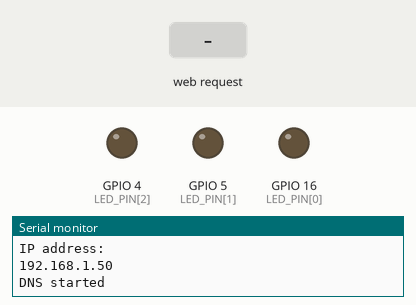
This sketch was run on a simulated ESP8266 (NodeMCU). Shown: output pins drawn as LEDs (lit = HIGH), the last lines printed to the serial monitor. The test bench sets the inputs (shaded band). WiFi joins after 1.5 s; servers stay silent unless stated.

Above: at 2.7 s.
2.8 s: HTTP request GET /led/0 received
At 3.1 s:
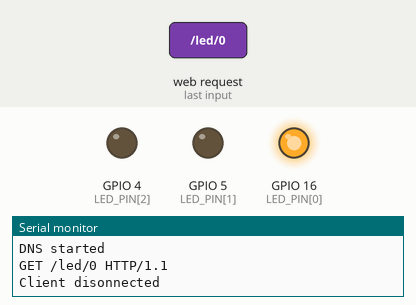
4.3 s: HTTP request GET /led/1 received
At 5.5 s:
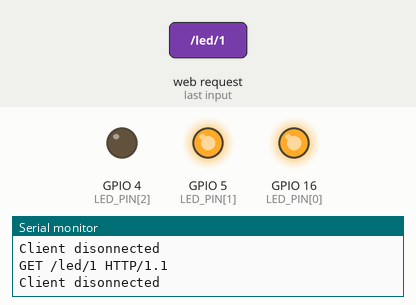
5.8 s: HTTP request GET /led/3 received
At 6.6 s:
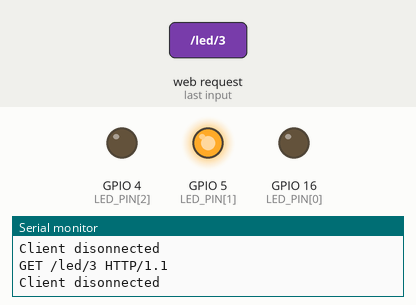
7.3 s: HTTP request GET /led/2 received
At 7.7 s:
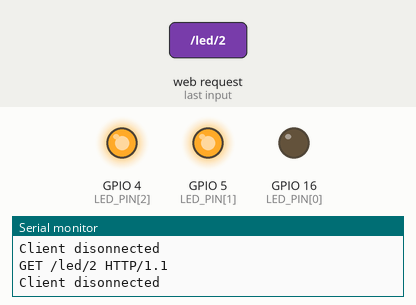
8.8 s: HTTP request GET /led/4 received
At 10.0 s:
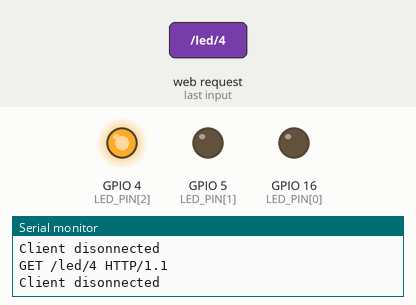
10.3 s: HTTP request GET /led/5 received
At 11.3 s:
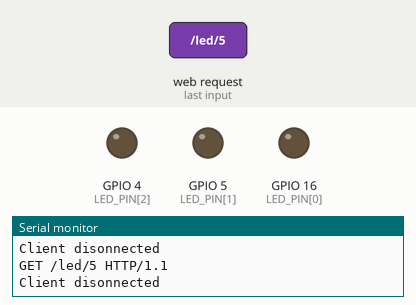
Timing chart, 0 to 12.8 s (numbered marks = the images above; inputs shaded):
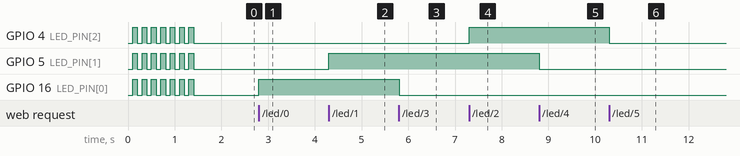

The sketch:

AP_Simple_12e.ino
```cpp
#include <ESP8266WiFi.h>
#include <ESP8266mDNS.h>

//////////////////////
// WiFi Definitions //
//////////////////////
const char WiFiSSID[] = "Ngoc Thao";
const char WiFiPSK[] = "01672639857";

/////////////////////
// Pin Definitions //
/////////////////////
const int LED_PIN[] = {16, 5, 4}; // Thing's onboard, green LED

WiFiServer server(80);

void setupWiFi()
{
  byte ledStatus = LOW;
  Serial.println();
  Serial.println("Connecting to: " + String(WiFiSSID));
  WiFi.mode(WIFI_STA);
  WiFi.begin(WiFiSSID, WiFiPSK);
  while (WiFi.status() != WL_CONNECTED) {
    digitalWrite(LED_PIN[0], ledStatus);
    digitalWrite(LED_PIN[1], ledStatus);
    digitalWrite(LED_PIN[2], ledStatus);
    ledStatus = (ledStatus == HIGH) ? LOW : HIGH;
    delay(100);
  }
  Serial.println("WiFi connected: ");
  Serial.println("IP address: ");
  Serial.println(WiFi.localIP());
  digitalWrite(LED_PIN[0], LOW);
  digitalWrite(LED_PIN[1], LOW);
  digitalWrite(LED_PIN[2], LOW);
}
void setupMDNS() {
  if (!MDNS.begin("thing")) {
    Serial.println("Error setting up MDNS ");
    while (1) {
      delay(1000);
    }
  }
  Serial.println("DNS started");
}

void initHardware()
{
  Serial.begin(115200);
  pinMode(LED_PIN[0], OUTPUT);
  pinMode(LED_PIN[1], OUTPUT);
  pinMode(LED_PIN[2], OUTPUT);
  digitalWrite(LED_PIN[0], LOW);
  digitalWrite(LED_PIN[1], LOW);
  digitalWrite(LED_PIN[2], LOW);

}

void setup()
{
  initHardware();
  setupWiFi();
  server.begin();
  setupMDNS();
}

void loop()
{

  WiFiClient client = server.available();
  if (!client) {
    return;
  }


  String req = client.readStringUntil('\r');
  Serial.println(req);
  client.flush();


  int val = -1;

  if (req.indexOf("/led/0") != -1)
    val = 0;
  else if (req.indexOf("/led/1") != -1)
    val = 1;
  else if (req.indexOf("/led/2") != -1)
    val = 2;
  else if (req.indexOf("/led/3") != -1)
    val = 3;
  else if (req.indexOf("/led/4") != -1)
    val = 4;
  else if (req.indexOf("/led/5") != -1)
    val = 5;
  else if (req.indexOf("/read") != -1)
    val = -2;


  if (val == 0)
    digitalWrite(LED_PIN[0], HIGH);
  else if (val == 1)
    digitalWrite(LED_PIN[1], HIGH);
  else if (val == 2)
    digitalWrite(LED_PIN[2], HIGH);
  else if (val == 3)
    digitalWrite(LED_PIN[0], LOW);
  else if (val == 4)
    digitalWrite(LED_PIN[1], LOW);
  else if (val == 5)
    digitalWrite(LED_PIN[2], LOW);

  client.flush();


  String s = "HTTP/1.1 200 OK\r\n";
  s += "Content-Type: text/html\r\n\r\n";
  s += "<!DOCTYPE HTML>\r\n<html>\r\n";

  if (val >= 0)
  {
    s += "LED is now ";
    s += (val == 3 || val == 4 || val == 5) ? "off" : "on";
  }
  else
  {
    s += "Invalid Request.<br> Try /led/1, /led/0, or /read.";
  }
  s += "</html>\n";

  client.print(s);

  delay(1);
  Serial.println("Client disonnected");

}
```

Measured:
- after the input at 2.8 s, GPIO 16 (LED_PIN[0]): LOW → HIGH at once
- after the input at 4.3 s, GPIO 5 (LED_PIN[1]): LOW → HIGH at once
- after the input at 5.8 s, GPIO 16 (LED_PIN[0]): HIGH → LOW at once
- after the input at 7.3 s, GPIO 4 (LED_PIN[2]): LOW → HIGH at once
- after the input at 8.8 s, GPIO 5 (LED_PIN[1]): HIGH → LOW at once
- after the input at 10.3 s, GPIO 4 (LED_PIN[2]): HIGH → LOW at once
